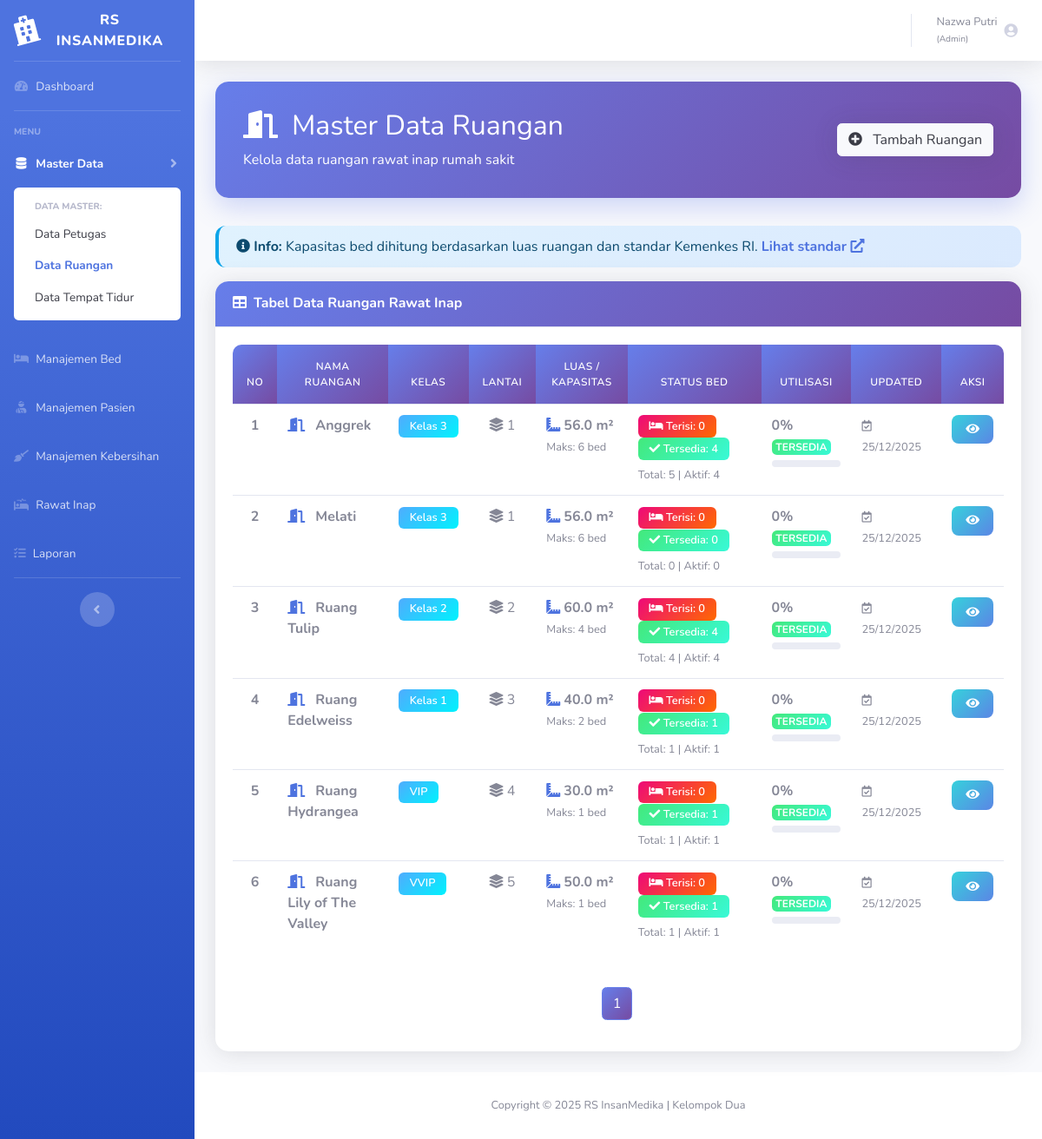
Page /rumahsakit/ruangan/select.php (signed in) on the committed database.
### tables this page shows
CREATE TABLE `t_ruangan` (
  `f_idruangan` int(11) NOT NULL,
  `f_nama` varchar(150) NOT NULL,
  `f_kelas` enum('VVIP','VIP','Kelas 1','Kelas 2','Kelas 3') NOT NULL,
  `f_lantai` int(11) NOT NULL,
  `f_kapasitas` int(11) NOT NULL,
  `f_created` datetime NOT NULL,
  `f_updated` datetime NOT NULL,
  `f_luasruangan` decimal(6,2) DEFAULT NULL,
  `f_luasperbed` decimal(5,2) DEFAULT NULL,
  `f_faktorefisiensi` decimal(3,2) NOT NULL,
  `f_kapasitasmaks` int(11) NOT NULL
);

### rumahsakit/dbcontroller.php (called while the page is built, shortened)
<?php
class dbcontroller
{
    private $host = '127.0.0.1';
    private $user = 'root';
    private $password = '';
    private $database = 'rumahsakit';
    private $koneksi;
    public function __construct()
    {
        $this->koneksi = $this->koneksiDB();
    }
    private function koneksiDB()
    {
        return mysqli_connect($this->host, $this->user, $this->password, $this->database);
    }
    public function getALL($sql)
    {
        $result = mysqli_query($this->koneksi, $sql);
        $data = [];
        if ($result) {
            while ($row = mysqli_fetch_assoc($result)) {
                $data[] = $row;
            }
        }
        return $data;
    }
    public function getITEM($sql)
    {
        $result = mysqli_query($this->koneksi, $sql);
        return $result ? mysqli_fetch_assoc($result) : false;
    }
    public function rowCOUNT($sql)
    {
        $result = mysqli_query($this->koneksi, $sql);
        return $result ? mysqli_num_rows($result) : 0;
    }
}

### rumahsakit/ruangan/select.php (the view, shortened to what this page needs)
<?php
require_once "../dbcontroller.php";
$db = new dbcontroller();
$jumlahdata = $db->rowCOUNT("SELECT f_idruangan FROM t_ruangan");
$banyak = 10;
$halaman = ceil($jumlahdata / $banyak);
$p = isset($_GET['p']) ? (int)$_GET['p'] : 1;
$mulai = ($p - 1) * $banyak;
$sql = "SELECT * FROM t_ruangan ORDER BY f_idruangan DESC LIMIT $mulai, $banyak";
$row = $db->getALL($sql);
$no = 1 + $mulai;
?>
<!DOCTYPE html>
<html lang="en">
<head>
    <link href="../vendor/fontawesome-free/css/all.min.css" rel="stylesheet">
    <link href="../css/sb-admin-2.min.css" rel="stylesheet">
</head>
<body id="page-top">
<div id="wrapper">
     <?php include '../sidebar.php'; ?>
    <div id="content-wrapper" class="d-flex flex-column">
        <div id="content">
            <?php include '../topbar.php'; ?>
            <div class="container-fluid">
                <div class="page-header">
                    <div class="d-flex align-items-center justify-content-between">
                        <div>
                            <h1 class="h2 mb-2"><i class="fas fa-door-open mr-3"></i>Master Data Ruangan</h1>
                            <p class="mb-0 opacity-75">Kelola data ruangan rawat inap rumah sakit</p>
                        </div>
                        <a href="insert.php" class="btn btn-light btn-md shadow">
                            <i class="fas fa-plus-circle mr-2"></i> Tambah Ruangan
                        </a>
                    </div>
                </div>
                <div class="alert alert-info">
                    <i class="fas fa-info-circle"></i>
                    <strong>Info:</strong> Kapasitas bed dihitung berdasarkan luas ruangan dan standar Kemenkes RI.
                    <a href="#" data-toggle="modal" data-target="#modalStandar" class="font-weight-bold">Lihat standar <i class="fas fa-external-link-alt"></i></a>
                </div>
                <div class="card shadow mb-4">
                    <div class="card-header py-3">
                        <h6 class="m-0 font-weight-bold text-white">
                            <i class="fas fa-table mr-2"></i>Tabel Data Ruangan Rawat Inap
                        </h6>
                    </div>
                    <div class="card-body">
                        <div class="table-responsive">
                            <table class="table table-hover">
                                <thead>
                                    <tr class="text-center">
                                        <th width="5%">No</th>
                                        <th width="15%">Nama Ruangan</th>
                                        <th width="10%">Kelas</th>
                                        <th width="8%">Lantai</th>
                                        <th width="12%">Luas / Kapasitas</th>
                                        <th width="18%">Status Bed</th>
                                        <th width="12%">Utilisasi</th>
                                        <th width="12%">Updated</th>
                                        <th width="8%">Aksi</th>
                                    </tr>
                                </thead>
                                <tbody>
                                <?php foreach ($row as $r) {
                                    $id = $r['f_idruangan'];
                                    $sql_stats = "
                                        SELECT
                                            COUNT(*) as total_bed,
                                            SUM(CASE WHEN f_stsfisik = 'Aktif' THEN 1 ELSE 0 END) as bed_aktif,
                                            SUM(CASE WHEN f_stsfisik = 'Nonaktif' THEN 1 ELSE 0 END) as bed_nonaktif,
                                            SUM(CASE WHEN f_stsfisik = 'Maintenance' THEN 1 ELSE 0 END) as bed_maintenance
                                        FROM t_tempattidur
                                        WHERE f_idruangan = $id
                                    ";
                                    $stats = $db->getITEM($sql_stats);
                                    $total_bed = (int)($stats['total_bed'] ?? 0);
                                    $bed_aktif = (int)($stats['bed_aktif'] ?? 0);
                                    $sql_terisi = "
                                        SELECT COUNT(*) as terisi
                                        FROM t_rawatinap ri
                                        JOIN t_tempattidur tt ON ri.f_idbed = tt.f_idbed
                                        WHERE tt.f_idruangan = $id
                                        AND ri.f_waktukeluar IS NULL
                                    ";
                                    $terisi_data = $db->getITEM($sql_terisi);
                                    $bed_terisi = (int)($terisi_data['terisi'] ?? 0);
                                    $bed_tersedia = $bed_aktif - $bed_terisi;
                                    $utilisasi_persen = $bed_aktif > 0 ? round(($bed_terisi / $bed_aktif) * 100, 1) : 0;
                                    if ($utilisasi_persen >= 90) {
                                        $progress_color = 'bg-danger';
                                        $status_badge = '<span class="badge badge-danger">PENUH</span>';
                                    } elseif ($utilisasi_persen >= 70) {
                                        $progress_color = 'bg-warning';
                                        $status_badge = '<span class="badge badge-warning">HAMPIR PENUH</span>';
                                    } else {
                                        $status_badge = '<span class="badge badge-success">TERSEDIA</span>';
                                    }
                                    $luas_ruangan = $r['f_luasruangan'] ?? null;
                                    $kapasitas_maks = (int)($r['f_kapasitasmaks'] ?? 0);
                                ?>
                                    <tr>
                                        <td class="text-center font-weight-bold"><?= $no++ ?></td>
                                        <td>
                                            <i class="fas fa-door-open mr-2 text-primary"></i>
                                            <strong><?= htmlspecialchars($r['f_nama']) ?></strong>
                                        </td>
                                        <td>
                                            <span class="badge badge-info badge-kapasitas">
                                                <?= htmlspecialchars($r['f_kelas']) ?>
                                            </span>
                                        </td>
                                        <td class="text-center">
                                            <i class="fas fa-layer-group text-muted"></i> <?= htmlspecialchars($r['f_lantai']) ?>
                                        </td>
                                        <td>
                                            <?php if ($luas_ruangan): ?>
                                                <div>
                                                    <i class="fas fa-ruler-combined text-primary"></i>
                                                    <strong><?= number_format($luas_ruangan, 1) ?> m²</strong>
                                                </div>
                                                <small class="text-muted">
                                                    Maks: <?= $kapasitas_maks ?> bed
                                                </small>
                                            <?php endif; ?>
                                        </td>
                                        <td>
                                            <div class="mb-1">
                                                <span class="badge badge-danger badge-kapasitas">
                                                    <i class="fas fa-bed"></i> Terisi: <?= $bed_terisi ?>
                                                </span>
                                                <span class="badge badge-success badge-kapasitas">
                                                    <i class="fas fa-check"></i> Tersedia: <?= $bed_tersedia ?>
                                                </span>
                                            </div>
                                            <small class="text-muted">
                                                Total: <?= $total_bed ?> | Aktif: <?= $bed_aktif ?>
                                            </small>
                                        </td>
                                        <td>
                                            <div class="mb-1">
                                                <strong><?= $utilisasi_persen ?>%</strong>
                                                <?= $status_badge ?>
                                            </div>
                                            <div class="progress progress-mini">
                                            </div>
                                        </td>
                                        <td>
                                            <small class="text-muted">
                                                <i class="far fa-calendar-check mr-1"></i>
                                                <?= date('d/m/Y', strtotime($r['f_updated'])) ?>
                                            </small>
                                        </td>
                                        <td class="text-center">
                                            <a href="detail.php?id=<?= $id ?>"
                                               class="btn btn-info btn-sm"
                                               data-toggle="tooltip"
                                               title="Lihat Detail">
                                                <i class="fas fa-eye"></i>
                                            </a>
                                        </td>
                                    </tr>
                                <?php } ?>
                                </tbody>
                            </table>
                        </div>
                        <nav aria-label="Page navigation" class="mt-4">
                            <ul class="pagination justify-content-center">
                                <?php for ($i = 1; $i <= $halaman; $i++): ?>
                                    <li class="page-item <?= ($p == $i ? 'active' : '') ?>">
                                        <a class="page-link" href="?p=<?= $i ?>"><?= $i ?></a>
                                    </li>
                                <?php endfor; ?>
                            </ul>
                        </nav>
                    </div>
                </div>
            </div>
        </div>
        <footer class="sticky-footer bg-white">
            <div class="container my-auto">
                <div class="copyright text-center my-auto">
                    <span>Copyright &copy; 2025 RS InsanMedika | Kelompok Dua</span>
                </div>
            </div>
        </footer>
    </div>
</div>
</body

### rumahsakit/ruangan/select.php (style rules this page uses)
.card { border: none; border-radius: 15px; box-shadow: 0 0.15rem 1.75rem 0 rgba(58, 59, 69, 0.15); transition: all 0.3s ease; }
.card-header { background: linear-gradient(135deg, #667eea 0%, #764ba2 100%); border-radius: 15px 15px 0 0 !important; padding: 1.25rem; }
.table thead th { background: linear-gradient(135deg, #667eea 0%, #764ba2 100%); color: white; font-weight: 600; text-transform: uppercase; font-size: 0.75rem; letter-spacing: 0.5px; border: none; padding: 1rem; }
.table tbody tr { transition: all 0.3s ease; }
.btn-info { background: linear-gradient(135deg, #36d1dc 0%, #5b86e5 100%); border: none; border-radius: 8px; padding: 0.4rem 1rem; transition: all 0.3s ease; }
.page-item.active .page-link { background: linear-gradient(135deg, #667eea 0%, #764ba2 100%); border-color: #667eea; }
.page-link { color: #667eea; border-radius: 8px; margin: 0 3px; transition: all 0.3s ease; }
.alert { border-radius: 12px; border: none; animation: slideInDown 0.5s ease; }
.page-header { background: linear-gradient(135deg, #667eea 0%, #764ba2 100%); color: white; padding: 2rem; border-radius: 15px; margin-bottom: 2rem; box-shadow: 0 10px 30px rgba(102, 126, 234, 0.3); }
.badge-kapasitas { font-size: 0.8rem; padding: 0.4rem 0.8rem; border-radius: 6px; font-weight: 600; }
.badge-info { background: linear-gradient(135deg, #4facfe 0%, #00f2fe 100%); }
.badge-danger { background: linear-gradient(135deg, #ee0979 0%, #ff6a00 100%); }
.badge-success { background: linear-gradient(135deg, #43e97b 0%, #38f9d7 100%); }
.progress-mini { height: 8px; border-radius: 10px; margin-top: 4px; overflow: hidden; }
.table-responsive { border-radius: 10px; overflow: hidden; }
.alert-info { background: linear-gradient(135deg, #e0f2fe 0%, #dbeafe 100%); border-left: 4px solid #0ea5e9; color: #0c4a6e; }

### rows in the picture
t_ruangan: f_nama "Anggrek", f_kelas "Kelas 3", f_lantai "1", f_luasruangan "56.0", f_kapasitasmaks "6", bed_terisi "0", bed_tersedia "4", total_bed "5", bed_aktif "4", utilisasi_persen "0", f_updated "25/12/2025"
t_ruangan: f_nama "Melati", f_kelas "Kelas 3", f_lantai "1", f_luasruangan "56.0", f_kapasitasmaks "6", bed_terisi "0", bed_tersedia "0", total_bed "0", bed_aktif "0", utilisasi_persen "0", f_updated "25/12/2025"
t_ruangan: f_nama "Ruang Tulip", f_kelas "Kelas 2", f_lantai "2", f_luasruangan "60.0", f_kapasitasmaks "4", bed_terisi "0", bed_tersedia "4", total_bed "4", bed_aktif "4", utilisasi_persen "0", f_updated "25/12/2025"
t_ruangan: f_nama "Ruang Edelweiss", f_kelas "Kelas 1", f_lantai "3", f_luasruangan "40.0", f_kapasitasmaks "2", bed_terisi "0", bed_tersedia "1", total_bed "1", bed_aktif "1", utilisasi_persen "0", f_updated "25/12/2025"
t_ruangan: f_nama "Ruang Hydrangea", f_kelas "VIP", f_lantai "4", f_luasruangan "30.0", f_kapasitasmaks "1", bed_terisi "0", bed_tersedia "1", total_bed "1", bed_aktif "1", utilisasi_persen "0", f_updated "25/12/2025"
t_ruangan: f_nama "Ruang Lily of The Valley", f_kelas "VVIP", f_lantai "5", f_luasruangan "50.0", f_kapasitasmaks "1", bed_terisi "0", bed_tersedia "1", total_bed "1", bed_aktif "1", utilisasi_persen "0", f_updated "25/12/2025"

### other values in the picture
$nama_petugas "Nazwa Putri"
$role_petugas "Admin"
